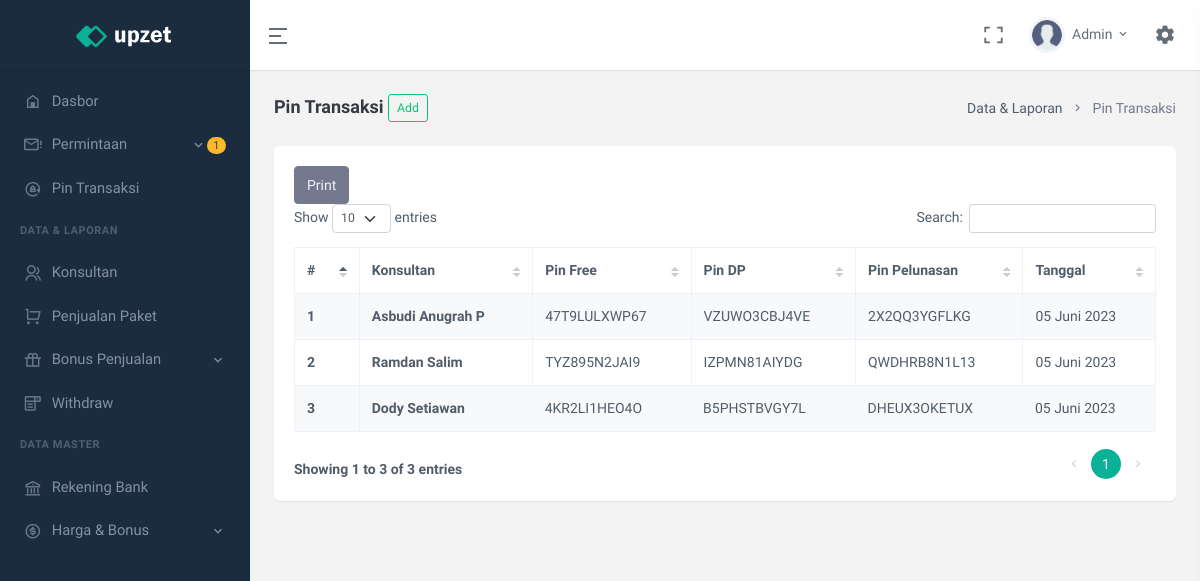
The app's page /pin-transaksi.php (signed in) with its own data.
### tables this page shows
CREATE TABLE `user` (
  `id` int(11) UNSIGNED NOT NULL,
  `code_referral` varchar(7) NOT NULL,
  `email` varchar(250) NOT NULL,
  `name` varchar(25) NOT NULL,
  `no_telpn` varchar(25) NOT NULL,
  `password` text NOT NULL,
  `role_user` enum('ADMIN','OWNER','KONSULTAN') NOT NULL DEFAULT 'KONSULTAN',
  `upline` varchar(7) NOT NULL DEFAULT 'ADMIN',
  `status` enum('AKTIF','TIDAK AKTIF') NOT NULL DEFAULT 'TIDAK AKTIF',
  `join_date` datetime NOT NULL
);

CREATE TABLE `pin_user` (
  `id` int(11) UNSIGNED NOT NULL,
  `code_referral` varchar(12) NOT NULL,
  `pin_free` varchar(12) NOT NULL,
  `pin_uang_muka` varchar(12) NOT NULL,
  `pin_pelunasan` varchar(12) NOT NULL,
  `date_create` date NOT NULL
);

### modal/ConnectionsClass.php (called while the page is built, shortened)
<?php
class ConnectionsClass{
    private $servername = "localhost";
    private $username = "root";
    private $password = "";
    private $dbname = "nrj_tour";
    protected function dbConn(){
        $connect = new mysqli($this->servername, $this->username, $this->password, $this->dbname);
        if($connect){
            return $connect;
        }
    }
    protected function dbCheck(?string $tableName = null){
        $sql = "SHOW TABLES LIKE '" . $tableName . "'";
        $exe = $this->dbConn()->query($sql);
        $result = $exe->num_rows;
        return $result;
    }
}
?>

### modal/userClass.php (called while the page is built, shortened)
<?php
class userClass extends ConnectionsClass{
    private $table_name = "user";
    public function __construct(){
        if($this->dbCheck($this->table_name) == 0){
            $sql = "CREATE TABLE " . $this->table_name . " (
                id INT(11) UNSIGNED AUTO_INCREMENT PRIMARY KEY,
                code_referral VARCHAR(7) NOT NULL UNIQUE,
                email VARCHAR(250) NOT NULL UNIQUE,
                name VARCHAR(25) NOT NULL,
                no_telpn VARCHAR(25) NOT NULL UNIQUE,
                password TEXT NOT NULL,
                role_user ENUM('ADMIN','OWNER','KONSULTAN') NOT NULL DEFAULT 'KONSULTAN',
                upline VARCHAR(7) NOT NULL DEFAULT 'ADMIN',
                status ENUM('AKTIF','TIDAK AKTIF') NOT NULL DEFAULT 'TIDAK AKTIF',
                join_date DATETIME NOT NULL
            )";
            $this->dbConn()->query($sql);
            $this->dbConn()->close();
        }
    }
    public function selectUser(?string $param = null, ?string $key1 = null, ?string $key2 = null, ?string $key3 = null, ?string $key4 = null){
        if($param == "oneCondition"){
            $sql = "SELECT * FROM " . $this->table_name . " WHERE " . $key1 . " = '" . $key2 . "' ORDER BY join_date DESC";
        }elseif($param == "checkForUpdate"){
            $sql = "SELECT * FROM " . $this->table_name . " WHERE " . $key1 . " = '" . $key2 . "' AND code_referral <> '" . $key3 . "'";
        }
        $exe = $this->dbConn()->query($sql);
        while($rows = $exe->fetch_assoc()){
            $data[] = $rows;
        }
        $result["data"] = $data;
        $result["nums"] = $exe->num_rows;
        return $result;
    }
}
?>

### config/userLogin.php (called while the page is built, shortened)
<?php
$userClass = new userClass();
$dataLogin = $userClass->selectUser("oneCondition","code_referral",$_SESSION['id_nrjtour']);
foreach($dataLogin['data'] as $row){
    $name = $row['name'];
    $role_user = $row['role_user'];
}
?>

### modal/withdrawClass.php (called while the page is built, shortened)
<?php
class withdrawClass extends ConnectionsClass{
    private $table_name = "withdraw";
    public function __construct(){
        if($this->dbCheck($this->table_name) == 0){
            $sql = "CREATE TABLE " . $this->table_name . " (
                id INT(11) UNSIGNED AUTO_INCREMENT PRIMARY KEY,
                code_referral VARCHAR(7) NOT NULL,
                nominal DOUBLE NOT NULL,
                status ENUM('PENDING','DITOLAK','SUCCESS') NOT NULL DEFAULT 'PENDING',
                date DATETIME NOT NULL
            )";
            $this->dbConn()->query($sql);
            $this->dbConn()->close();
        }
    }
    public function selectWithdraw(?string $param = null, ?string $key1 = null, ?string $key2 = null){
        if($param == "oneCondition"){
            $sql = "SELECT * FROM " . $this->table_name . " WHERE " . $key1 . " = '" . $key2 . "' ORDER BY date DESC";
        }else{
            $sql = "SELECT * FROM " . $this->table_name . " ORDER BY date DESC";
        }
        $exe = $this->dbConn()->query($sql);
        $result["data"] = $data;
        $result["nums"] = $exe->num_rows;
        return $result;
    }
}
?>

### modal/dataPenjualanClass.php (called while the page is built, shortened)
<?php
class dataPenjualanClass extends ConnectionsClass{
    private $table_name = "data_penjualan";
    public function selectDataPenjualan(?string $param = null, ?string $key1 = null, ?string $key2 = null, ?string $key3 = null, ?string $key4 = null){
        if($param == "oneCondition"){
            $sql = "SELECT * FROM " . $this->table_name . " WHERE " . $key1 . " = '" . $key2 . "' ORDER BY date DESC";
        }elseif($param == "dateUser"){
            $sql = "SELECT * FROM " . $this->table_name . " WHERE perekrut = '" . $key1 . "' AND (date >= '" . $key2 . " 00:00:00' AND date <= '" . $key3 . " 23:59:59') ORDER BY date DESC LIMIT 1";
        }else{
            $sql = "SELECT * FROM " . $this->table_name . " ORDER BY date DESC";
        }
        $exe = $this->dbConn()->query($sql);
        while($rows = $exe->fetch_assoc()){
            $data[] = $rows;
        }
        $result["data"] = $data;
        $result["nums"] = $exe->num_rows;
        return $result;
    }
}
?>

### modal/pinClass.php (called while the page is built, shortened)
<?php
class pinClass extends ConnectionsClass{
    private $table_name = "pin_user";
    public function selectPin(?string $param = null, ?string $key1 = null, ?string $key2 = null, ?string $key3 = null){
        if($param == "pinFree"){
            $sql = "SELECT code_referral FROM " . $this->table_name . " WHERE pin_free = '" . $key1 . "' AND date_create = '" . $key2 . "' AND code_referral = '" . $key3 . "'";
        }elseif($param == "pinUangMuka"){
            $sql = "SELECT code_referral FROM " . $this->table_name . " WHERE pin_uang_muka = '" . $key1 . "' AND date_create = '" . $key2 . "' AND code_referral = '" . $key3 . "'";
        }elseif($param == "pinPelunasan"){
            $sql = "SELECT code_referral FROM " . $this->table_name . " WHERE pin_pelunasan = '" . $key1 . "' AND date_create = '" . $key2 . "' AND code_referral = '" . $key3 . "'";
        }elseif($param == "pinFreeCheck"){
            $sql = "SELECT code_referral FROM " . $this->table_name . " WHERE pin_free = '" . $key1 . "' AND date_create = '" . $key2 . "'";
        }elseif($param == "pinUangMukaCheck"){
            $sql = "SELECT code_referral FROM " . $this->table_name . " WHERE pin_uang_muka = '" . $key1 . "' AND date_create = '" . $key2 . "'";
        }elseif($param == "pinPelunasanCheck"){
            $sql = "SELECT code_referral FROM " . $this->table_name . " WHERE pin_pelunasan = '" . $key1 . "' AND date_create = '" . $key2 . "'";
        }elseif($param == "dataPinUser"){
            $sql = "SELECT pin_free, pin_uang_muka, pin_pelunasan, date_create FROM " . $this->table_name . " WHERE code_referral = '" . $key1 . "' AND date_create = '" . $key2 . "'";
        }
        $exe = $this->dbConn()->query($sql);
        while($rows = $exe->fetch_assoc()){
            $data[] = $rows;
        }
        $result["data"] = $data;
        $result["nums"] = $exe->num_rows;
        return $result;
    }
}
?>

### config/pinTransaksiConfig.php (the view, shortened to what this page needs)
<?php
$pinClass = new pinClass();
$formatInputClass = new formatInputClass();
$dateNow = $formatInputClass->date()['dateNow'];
function dataTable(){
    global $userClass;
    $num = 1;
    $data = $userClass->selectUser("oneCondition", "role_user", "KONSULTAN");
    foreach($data['data'] as $row){
        if($row['status'] == "AKTIF"){
            echo '<tr>
                    <th> ' . $num++ . ' </th>
                    <td>
                        <strong>' . $row['name'] . '</strong><br>
                    </td>
                    <td> ' . dataPinUser($row['code_referral'])['free'] . ' </td>
                    <td> ' . dataPinUser($row['code_referral'])['dp'] . ' </td>
                    <td> ' . dataPinUser($row['code_referral'])['pelunasan'] . ' </td>
                    <td> ' . dataPinUser($row['code_referral'])['tgl'] . ' </td>
                </tr>';
        }
    }
}
function dataPinUser($user){
    global $pinClass;
    global $dateNow;
    $data = $pinClass->selectPin("dataPinUser", $user, $dateNow);
    if($data['nums'] == 0){
        $result['free'] = '<span class="badge rounded-pill alert-danger">Belum ada</span>';
        $result['dp'] = '<span class="badge rounded-pill alert-danger">Belum ada</span>';
        $result['pelunasan'] = '<span class="badge rounded-pill alert-danger">Belum ada</span>';
        $result['tgl'] = '-,-';
    }else{
        foreach($data['data'] as $row){
            $result['free'] = $row['pin_free'];
            $result['dp'] = $row['pin_uang_muka'];
            $result['pelunasan'] = $row['pin_pelunasan'];
            $result['tgl'] = ubahFormatTanggal($row['date_create']);
        }
    }
    return $result;
}
function ubahFormatTanggal($tanggal){
    $bulan = array(
        1 => 'Januari',
        2 => 'Februari',
        3 => 'Maret',
        4 => 'April',
        5 => 'Mei',
        6 => 'Juni',
        7 => 'Juli',
        8 => 'Agustus',
        9 => 'September',
        10 => 'Oktober',
        11 => 'November',
        12 => 'Desember'
    );
    $tanggalArr = explode('-', $tanggal);
    if(intval($tanggalArr[2]) < 10){
        $tanggalBaru = '0' . intval($tanggalArr[2]) . ' ' . $bulan[intval($tanggalArr[1])] . ' ' . $tanggalArr[0];
    }else{
        $tanggalBaru = intval($tanggalArr[2]) . ' ' . $bulan[intval($tanggalArr[1])] . ' ' . $tanggalArr[0];
    }
    return $tanggalBaru;
}
?>

### partial/topBar.php (shortened to what this page needs)
<header id="page-topbar">
    <div class="navbar-header">
        <div class="d-flex">
            <div class="navbar-brand-box text-center">
                <a href="index.html" class="logo logo-light">
                    <span class="logo-lg">
                        <img src="assets/images/logo-light.png" alt="logo-light" height="24">
                    </span>
                </a>
            </div>
            <button type="button" class="btn btn-sm px-3 font-size-24 header-item waves-effect" id="vertical-menu-btn">
                <i class="ri-menu-2-line align-middle"></i>
            </button>
        </div>
        <div class="d-flex">
            <div class="dropdown d-none d-lg-inline-block ms-1">
                <button type="button" class="btn header-item noti-icon waves-effect" data-toggle="fullscreen">
                    <i class="ri-fullscreen-line"></i>
                </button>
            </div>
            <div class="dropdown d-inline-block user-dropdown">
                <button type="button" class="btn header-item waves-effect" id="page-header-user-dropdown"
                    data-bs-toggle="dropdown" aria-haspopup="true" aria-expanded="false">
                    <img class="rounded-circle header-profile-user" src="assets/images/users/avatar-2.png"
                        alt="Header Avatar">
                    <span class="d-none d-xl-inline-block ms-1"><?= explode(" ",$name)[0] ?></span>
                    <i class="mdi mdi-chevron-down d-none d-xl-inline-block"></i>
                </button>
            </div>
            <div class="dropdown d-inline-block">
                <button type="button" class="btn header-item noti-icon right-bar-toggle waves-effect">
                    <i class="mdi mdi-cog"></i>
                </button>
            </div>
        </div>
    </div>
</header>

### partial/sideBar.php (shortened to what this page needs)
<?php
    $dataPenjualanClass = new dataPenjualanClass();
    $withdrawClass = new withdrawClass();
?>
<div class="vertical-menu">
    <div data-simplebar class="h-100">
        <div id="sidebar-menu">
            <ul class="metismenu list-unstyled" id="side-menu">
                <li>
                    <a href="dasbor" class="waves-effect">
                        <i class="mdi mdi-home-variant-outline"></i>
                        <span>Dasbor</span>
                    </a>
                </li>
                <?php
                    if($role_user == "ADMIN"){
                        $dataNotif = $dataPenjualanClass->selectDataPenjualan("all");
                        $orderNumPendingNotif = 0;
                        $orderNumPendingPelunansanNotif = 0;
                        foreach($dataNotif['data'] as $row){
                            if($row['status'] == "PENDING"){
                                $orderNumPendingNotif += 1;
                            }elseif($row['status'] == "MENUNGGU KONFIRMASI PELUNASAN"){
                                $orderNumPendingPelunansanNotif += 1;
                            }
                        }
                        $dataWd = $withdrawClass->selectWithdraw("oneCondition", "status", "PENDING");
                        $wdnUMPending = $dataWd['nums'];
                ?>
                    <li>
                        <a href="javascript: void(0);" class="has-arrow waves-effect">
                            <i class="mdi mdi-email-alert-outline"></i>
                            <?php if($orderNumPendingNotif + $orderNumPendingPelunansanNotif + $wdnUMPending > 0){ ?>
                                <span class="badge rounded-pill bg-warning text-dark float-end"><?= $orderNumPendingNotif + $orderNumPendingPelunansanNotif + $wdnUMPending ?></span>
                            <?php } ?>
                            <span>Permintaan</span>
                        </a>
                    </li>
                    <li>
                        <a href="pin-transaksi" class="waves-effect">
                            <i class="ri-rotate-lock-line"></i>
                            <span>Pin Transaksi</span>
                        </a>
                    </li>
                    <li class="menu-title">Data & Laporan</li>
                    <li>
                        <a href="data-member" class="waves-effect">
                            <i class="ri-group-line"></i>
                            <span>Konsultan</span>
                        </a>
                    </li>
                    <li>
                        <a href="javascript: void(0);" class="waves-effect">
                            <i class=" ri-shopping-cart-line"></i>
                            <span>Penjualan Paket</span>
                        </a>
                    </li>
                    <li>
                        <a href="javascript: void(0);" class="has-arrow waves-effect">
                            <i class="ri-gift-line"></i>
                            <span>Bonus Penjualan</span>
                        </a>
                    </li>
                    <li>
                        <a href="withdraw" class="waves-effect">
                            <i class="mdi mdi-form-dropdown"></i>
                            <span>Withdraw</span>
                        </a>
                    </li>
                    <li class="menu-title">Data Master</li>
                    <li>
                        <a href="akun-bank-admin" class="waves-effect">
                            <i class="ri-bank-line"></i>
                            <span>Rekening Bank</span>
                        </a>
                    </li>
                    <li>
                        <a href="javascript: void(0);" class="has-arrow waves-effect">
                            <i class="ri-money-dollar-circle-line "></i>
                            <span>Harga & Bonus</span>
                        </a>
                    </li>
                <?php } ?>
            </ul>
        </div>
    </div>
</div>

### records on screen
user: name "Admin", role_user "1"
user: name "Asbudi Anugrah P", code_referral.pin_free "47T9LULXWP67", dp "VZUWO3CBJ4VE", pelunasan "2X2QQ3YGFLKG", tgl "05 Juni 2023"
user: name "Ramdan Salim", code_referral.pin_free "TYZ895N2JAI9", dp "IZPMN81AIYDG", pelunasan "QWDHRB8N1L13", tgl "05 Juni 2023"
user: name "Dody Setiawan", code_referral.pin_free "4KR2LI1HEO4O", dp "B5PHSTBVGY7L", pelunasan "DHEUX3OKETUX", tgl "05 Juni 2023"

### other values on screen
$title "Pin Transaksi"
